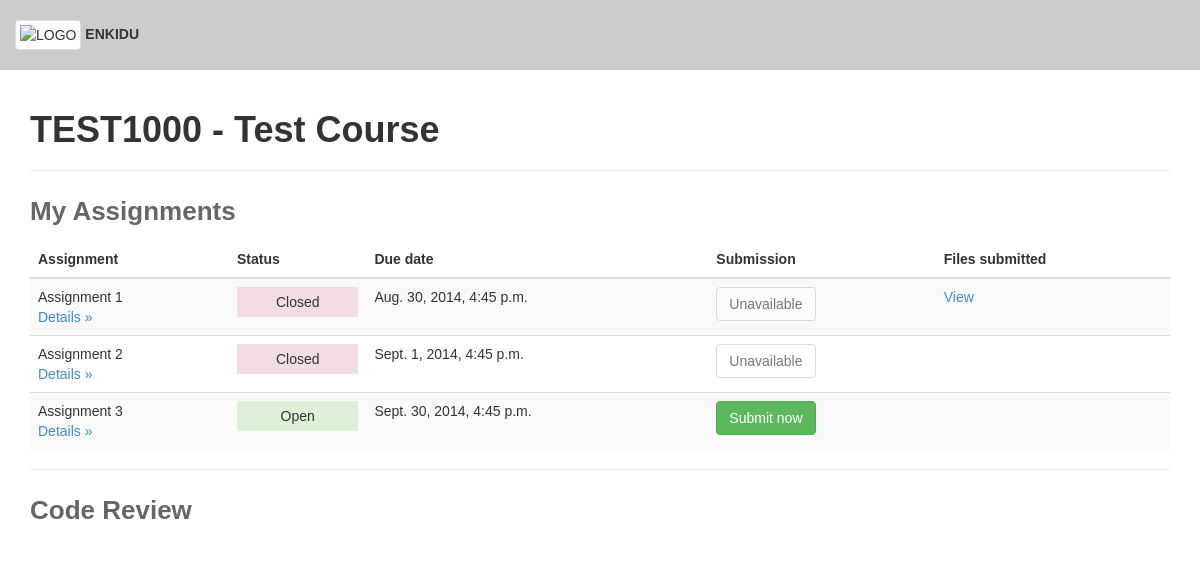
/, run on an earlier commit of the app's database.
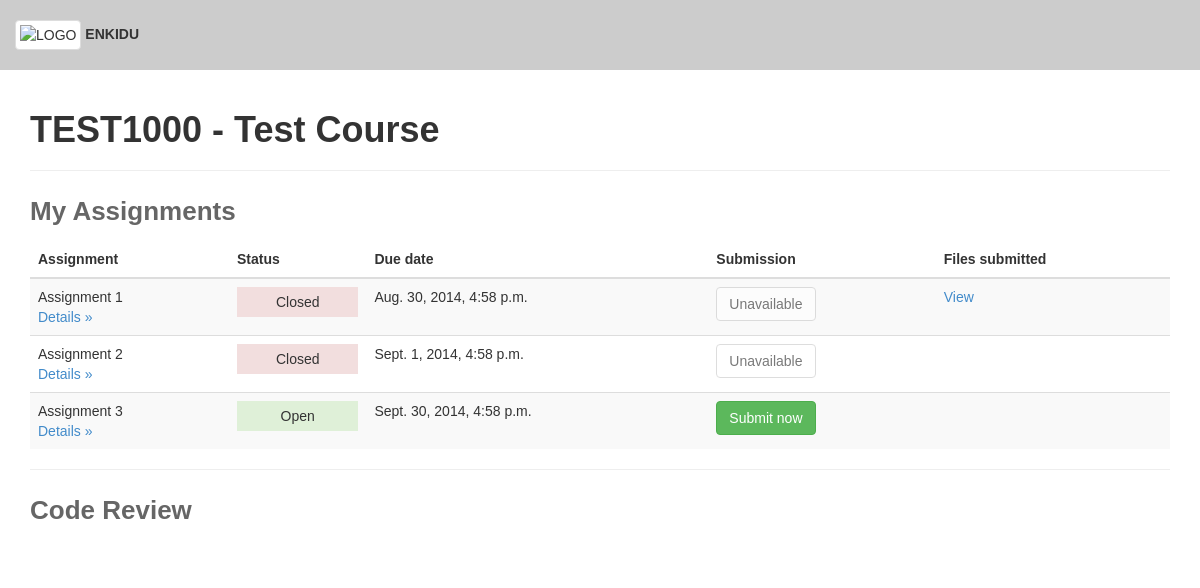
And on a later commit of the database.
### review/models.py (models this page shows)
class Assignment(models.Model):
	assignment_id = models.CharField(max_length=140) #Unique ID for assignment
	name = models.CharField(max_length=140)
	create_date = models.DateTimeField()
	modified_date = models.DateTimeField()
	open_date = models.DateTimeField()
	due_date = models.DateTimeField()
	description = models.TextField()
	allow_multiple_uploads = models.BooleanField()
	allow_help_centre = models.BooleanField()
	number_of_peer_reviews = models.IntegerField()
	review_open_date = models.DateTimeField()
	review_due_date = models.DateTimeField()
	weighting = models.IntegerField()
	has_tests = models.BooleanField()
	test_required = models.BooleanField()
	def __unicode__(self):
		return str(self.name)
	def due_date_passed(self):
		return self.due_date < timezone.now()
	def get_submission(self, user):
		submissions = Submission.objects.filter(user=user, assignment=self, has_been_submitted=True).order_by('-upload_date')
		if len(submissions) > 0:
			return submissions[0]
		return

### review/views.py (the view)
# urls.py: url(r'^$', views.index, name='index'),
def index(request):
	""" Displays the appropriate dashboard for the current user. """
	user = User.objects.get(username='user1')
	course = Course.objects.get(id=1)
	assignments = Assignment.objects.filter(open_date__lte=timezone.now()).order_by('due_date')
	submissions = {}
	for assignment in assignments:
		submission =  assignment.get_submission(user)
		if submission:
			submissions[assignment.id] = submission
	assigned_reviews = AssignedReview.objects.filter(assigned_user=user)
	context = {
		"title": course,
		"course": course,
		"user": user,
		"assignments": assignments,
		"submissions": submissions,
		"assigned_reviews": assigned_reviews
	}
	return render(request, 'review/index.html', context)

### review/models.py (called while the page is built)
	def __unicode__(self):
		return self.course_code + " - " + self.course_name

	def __unicode__(self):
		return str(self.id)

### review/templatetags/template_tags.py (called while the page is built)
@register.filter(name='get_item')
def get_item(dictionary, key):
	return dictionary.get(key)

### review/templates/review/index.html (shortened to what this page needs)
{% extends "review/base.html" %}
{% load template_tags %}
{% block content %}
	<h1>{{ course }}</h1>
	<hr/>
	<h2>My Assignments</h2>
	<table class="table table-striped">
		<thead>
			<th>Assignment</th>
			<th>Status</th>
			<th>Due date</th>
			<th>Submission</th>
			<th>Files submitted</th>
		</thead>
		<tbody>
			{% for assignment in assignments %}
			<tr>
				{% if assignment.due_date_passed == True %}
				<td>{{ assignment }} <br> <a href="{% url 'assignment_description' assignment.id %}"> Details &raquo;</a></td>
				<td><p class="status bg-danger">Closed</p></td>
				<td>{{ assignment.due_date }}</td>
				<td><button type="button" class="btn btn-default" disabled="disabled">Unavailable</button></td>
			  	{% else %}
			  	<td>{{ assignment }} <br> <a href="{% url 'assignment_description' assignment.id %}"> Details &raquo;</a></td>
			  	<td><p class="status bg-success">Open</p></td>
			  	<td>{{ assignment.due_date }}</td>
			  	<td><a class="btn btn-success" href="{% url 'assignment' assignment.id %}">Submit now</a></td>
			  	{% endif %}
				<td>
				  	{% if assignment.id in submissions.keys %}
				  		<a href="{% url 'submission' submissions|get_item:assignment.id  %}">View</a>
				  	{% endif %}
				</td>
			</tr>
			{% endfor %}
		</tbody>
	</table>
	<hr/>
	<h2>Code Review</h2>
{% endblock %}

What changed in the data, as far as the page shows it:
changed Assignment "Assignment 1": due_date "Aug. 30, 2014, 4:45 p.m." → "Aug. 30, 2014, 4:58 p.m."
changed Assignment "Assignment 2": due_date "Sept. 1, 2014, 4:45 p.m." → "Sept. 1, 2014, 4:58 p.m."
changed Assignment "Assignment 3": due_date "Sept. 30, 2014, 4:45 p.m." → "Sept. 30, 2014, 4:58 p.m."
